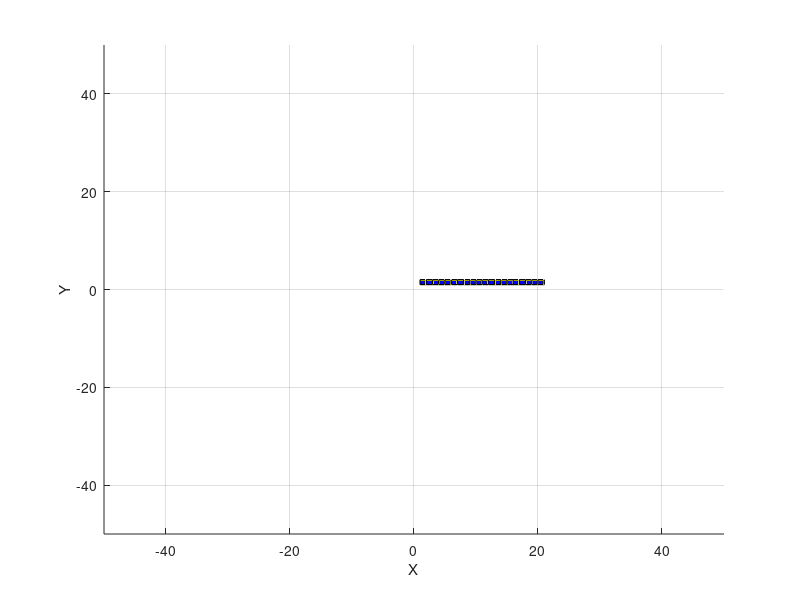

Write MATLAB code to recreate this figure. (Note: this script raises an error after producing the figure.)
%initializations
clear pos_x pos_y ori_si vel_u vel_v 

%%for the visualization of an object moving in 2D plane
close(figure(1))
ax = axes('XLim',[-50 50],'YLim',[-50 50]);
view(2)
grid on;
[x,y] = cylinder([.2 0.2]);
h(1) = surface(y,x,'FaceColor','yellow');
h(2) = surface(y,x,'FaceColor','blue');
grid on
xlabel('X');
ylabel('Y');
t = hgtransform('Parent',ax);
set(h,'Parent',t)
drawnow

%%

k=1000;
clc
M=20; %mass of 26 Kg
g=9.8; %9.8 m/s2
W=M*g; %Weight of the body
B=196.2; %Bouyancy force

A=0.045; %frontal area
C=0.5; %Drag coefficient
Ro=997; %density of the water

dt=0.1; %time step

lx1=0.12; %length between thruster1 mounted point and centre of mass.
lx2=0.12;
yp=lx1+lx2;

%moments of inertia
Izz=10; %not a calculated value.You need to calculate it :)

%Euler angles
si=0.01;

%input thrust
 Tx2=15;
 Tx1=15;

%angular velocities in body frame
r=0;

%velocities in body frame
u=0;
v=0;

%velocities in inertial frame
x_dot=0;
y_dot=0;

%pose in inertial frame
x=0;
y=0;

ti=0;

 

for i=1:k
          
%drag forces
%Dx=0.5*C*Ro*A*(u^2);
Dy=0.5*C*Ro*A*(v^2);

%derivative of velocities in body frame from equation of motion
u_dot=(r*v);
v_dot=(((Tx1+Tx2)-Dy)/M)-(r*u);

%derivatives of angular velocities in body frame
r_dot=((Tx1-Tx2)*yp)/Izz;

%velocities in body frame
u=u+(u_dot*dt);
v=v+(v_dot*dt);

wo=[u;v];

%angular velocities
r=r+(r_dot*dt);
ao=r;

%rotation matrix
R=[cos(si) -sin(si);
    sin(si) cos(si)];

%velocites in inertial frame
X_dot=R*wo;
x_dot=X_dot(1);
y_dot=X_dot(2);

%for derivative of angular velocities in inertial frame
si_dot=r;

%euler angles
si=si+(si_dot*dt);

%pose in inertial frame
x=x+(x_dot*dt);
y=y+(y_dot*dt);

pos_x(i)=x;
pos_y(i)=y;

vel_u(i)=u;
vel_v(i)=v;

ori_si(i)=si;

dragF(i)=Dy;

%for plot in 2D plane
translation=makehgtform('translate',[pos_x(i),pos_y(i),0]);
zrotational=makehgtform('zrotate',ori_si(i));
set(t,'matrix',translation*zrotational); 
pause(0.1)    

end

pos_x=pos_x';
pos_y=pos_y';
ori_si=ori_si';
vel_u=vel_u';
vel_v=vel_v';
dragF=dragF';
time=0:0.1:9.9;
figure(2)
plot(time,vel_v)
grid on
xlabel('Time');
ylabel('Velocity_v');
figure(3)
plot(time,dragF)
xlabel('Time');
ylabel('Force');



























